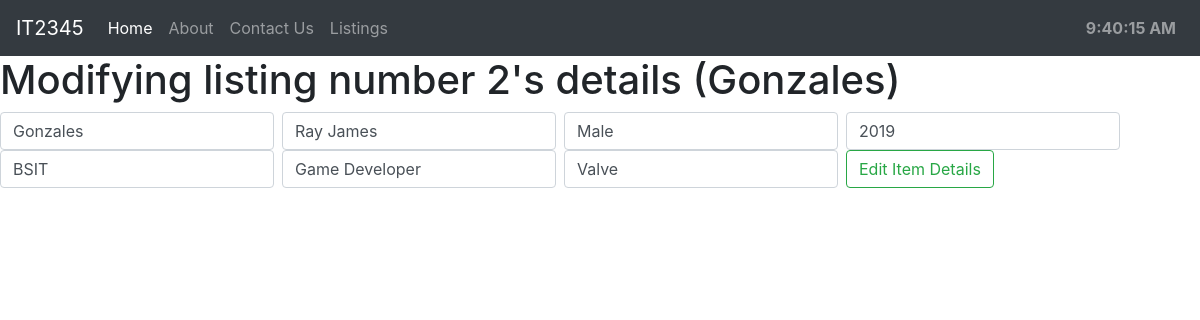
Page /edit/2 on the committed database.
### todo_list/models.py (models this page shows, shortened)
class AlumniModel(models.Model):
    lastName    = models.CharField(max_length = 200)
    firstName   = models.CharField(max_length = 200)
    gender      = models.CharField(max_length = 200)
    year        = models.IntegerField(max_length = 200)
    course      = models.CharField(max_length = 200)
    job         = models.CharField(max_length = 200)
    employer    = models.CharField(max_length = 200)

### todo_list/views.py (the view, shortened to what this page needs)
# urls.py: path('edit/<alumniModel_id>', todo_views.edit, name='edit'),
def edit(request, alumniModel_id):
    alumni = AlumniModel.objects.get(pk = alumniModel_id)
    context = {'alumniModel_id': alumniModel_id, 'alumni': alumni }
    return render(request, 'edit.html', context)

### todo_list/templates/edit.html (shortened to what this page needs)
{% extends 'base.html' %}
{% block content %}
	<h1>Modifying listing number {{alumniModel_id}}'s details ({{ alumni.lastName }})</h1>
	<form class="form-inline my-2 my-lg-0" method="POST">{% csrf_token %}
		<input class="form-control mr-sm-2" type="text" name="lastName" value="{{ alumni.lastName }}">
		<input class="form-control mr-sm-2" type="text" name="firstName" value="{{ alumni.firstName }}">
		<input class="form-control mr-sm-2" type="text" name="gender" value="{{ alumni.gender }}">
		<input class="form-control mr-sm-2" type="text" name="year" value="{{ alumni.year }}">
		<input class="form-control mr-sm-2" type="text" name="course" value="{{ alumni.course }}">
		<input class="form-control mr-sm-2" type="text" name="job" value="{{ alumni.job }}">
		<input class="form-control mr-sm-2" type="text" name="employer" value="{{ alumni.employer }}">
		<button class="btn btn-outline-success my-2 my-sm-0" type="submit">Edit Item Details</button>
	</form>
{% endblock %}

### rows in the picture
AlumniModel: lastName "Gonzales", firstName "Ray James", gender "Male", year "2019", course "BSIT", job "Game Developer", employer "Valve"

### other values in the picture
{{ alumniModel_id }} "2"
